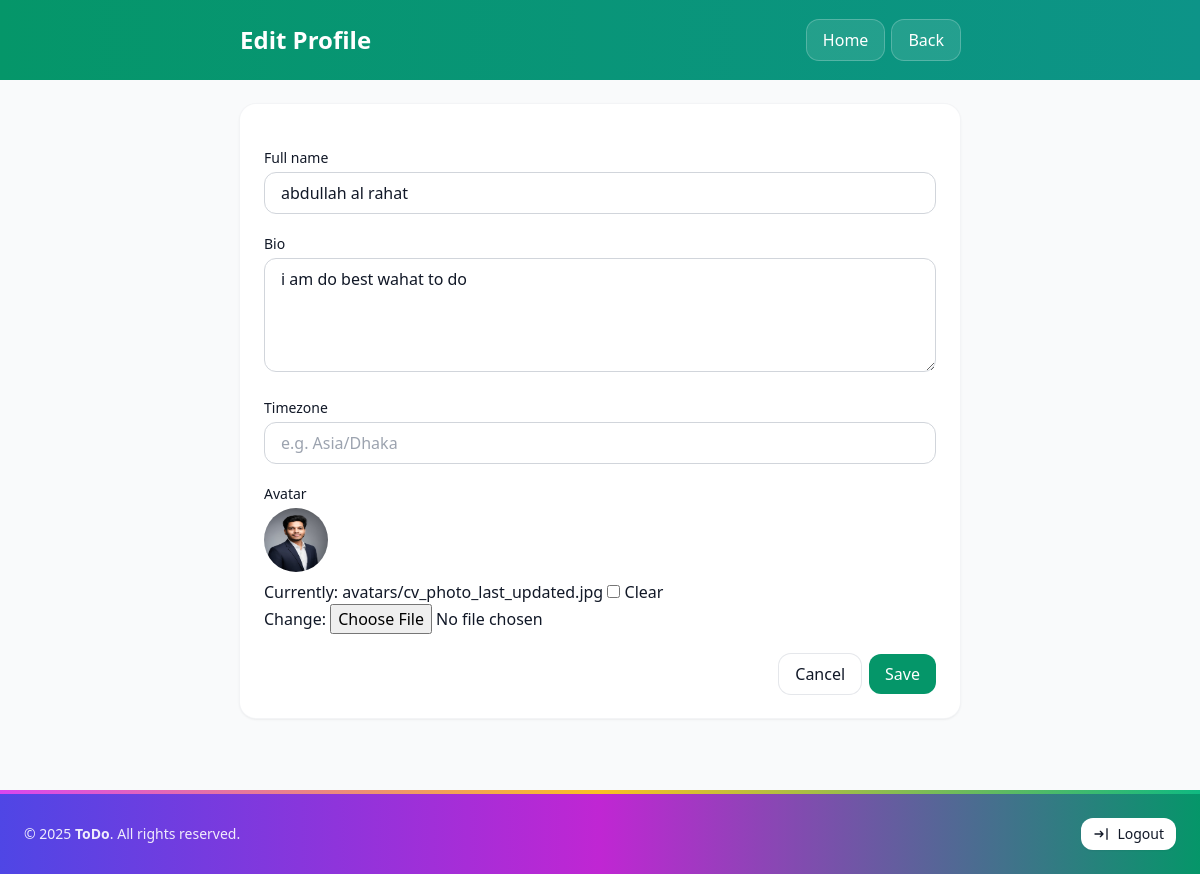
Screenshot of /accounts/profile/edit/ (signed in) with the database file from the repository.
### accounts/models.py (models this page shows, shortened)
class Profile(models.Model):
    user = models.OneToOneField(User, on_delete=models.CASCADE, related_name="profile")
    full_name = models.CharField(max_length=120, blank=True)
    bio = models.TextField(blank=True)
    avatar = models.ImageField(upload_to="avatars/", blank=True, null=True)
    timezone = models.CharField(max_length=64, blank=True)

### accounts/views.py (the view)
# urls.py: path("profile/edit/", profile_edit, name="profile_edit"),
@login_required
@require_http_methods(["GET", "POST"])
def profile_edit(request):
    profile = getattr(request.user, "profile", None)
    if profile is None:
        from .models import Profile
        profile, _ = Profile.objects.get_or_create(user=request.user)
    if request.method == "POST":
        form = ProfileForm(request.POST, request.FILES, instance=profile)
        if form.is_valid():
            form.save()
            messages.success(request, "Profile updated.")
            return redirect("accounts:profile")
    else:
        form = ProfileForm(instance=profile)
    return render(request, "accounts/profile_form.html", {"form": form})

### accounts/forms.py
class ProfileForm(forms.ModelForm):
    class Meta:
        model = Profile
        fields = ["full_name", "bio", "avatar", "timezone"]
        widgets = {
            "full_name": forms.TextInput(attrs={"class": "w-full rounded-xl border border-gray-300 px-4 py-2"}),
            "bio": forms.Textarea(attrs={"class": "w-full rounded-xl border border-gray-300 px-4 py-2", "rows": 4}),
            "timezone": forms.TextInput(attrs={"class": "w-full rounded-xl border border-gray-300 px-4 py-2", "placeholder": "e.g. Asia/Dhaka"}),
        }

### accounts/context_processors.py (called while the page is built)
def ensure_profile(request) -> Dict:
    profile = None
    user = getattr(request, 'user', None)
    if user and user.is_authenticated:
        from .models import Profile
        profile, _ = Profile.objects.get_or_create(user=user)
        is_admin = user.is_superuser or user.groups.filter(name="admin").exists()
    else:
        is_admin = False
    return {"profile": profile, "is_admin": is_admin}

### accounts/templates/accounts/profile_form.html (shortened to what this page needs)
{% load static %}
<!doctype html>
<html>
<head>
  <script src="https://cdn.tailwindcss.com"></script>
</head>
<body class="bg-gray-50 text-gray-900">
  <div class="bg-gradient-to-r from-emerald-600 to-teal-600 text-white">
    <div class="max-w-3xl mx-auto px-6 py-5 flex items-center justify-between">
      <h1 class="text-xl sm:text-2xl font-semibold">Edit Profile</h1>
      <div class="flex items-center gap-2">
        {% if is_admin %}
          <a href="{% url 'accounts:dashboard' %}" class="rounded-xl px-4 py-2 bg-white/10 hover:bg-white/20 ring-1 ring-white/30">Home</a>
        {% else %}
          <a href="{% url 'tasks:task_list' %}" class="rounded-xl px-4 py-2 bg-white/10 hover:bg-white/20 ring-1 ring-white/30">Home</a>
        {% endif %}
        <a href="{% url 'accounts:profile' %}" class="rounded-xl px-4 py-2 bg-white/10 hover:bg-white/20 ring-1 ring-white/30">Back</a>
      </div>
    </div>
  </div>
  <main class="max-w-3xl mx-auto px-6 py-6">
    <form method="post" enctype="multipart/form-data" class="bg-white rounded-2xl shadow ring-1 ring-gray-100 p-6 space-y-5">
      <div>
        <label class="block text-sm font-medium mb-1">Full name</label>
        {{ form.full_name }}
      </div>
      <div>
        <label class="block text-sm font-medium mb-1">Bio</label>
        {{ form.bio }}
      </div>
      <div>
        <label class="block text-sm font-medium mb-1">Timezone</label>
        {{ form.timezone }}
      </div>
      <div>
        <label class="block text-sm font-medium mb-1">Avatar</label>
        {% if profile and profile.avatar %}
          <img src="{{ profile.avatar.url }}" alt="avatar" class="h-16 w-16 rounded-full mb-2">
        {% endif %}
        {{ form.avatar }}
      </div>
      <div class="flex justify-end gap-2">
        <a href="{% url 'accounts:profile' %}" class="px-4 py-2 rounded-xl ring-1 ring-gray-200 bg-white">Cancel</a>
        <button class="px-4 py-2 rounded-xl bg-emerald-600 text-white hover:bg-emerald-700">Save</button>
      </div>
    </form>
  </main>
  {% include 'includes/footer.html' %}
</body>
</html>

### rows the page displays
Profile: full_name "abdullah al rahat", bio "i am do best wahat to do", avatar (picture)
